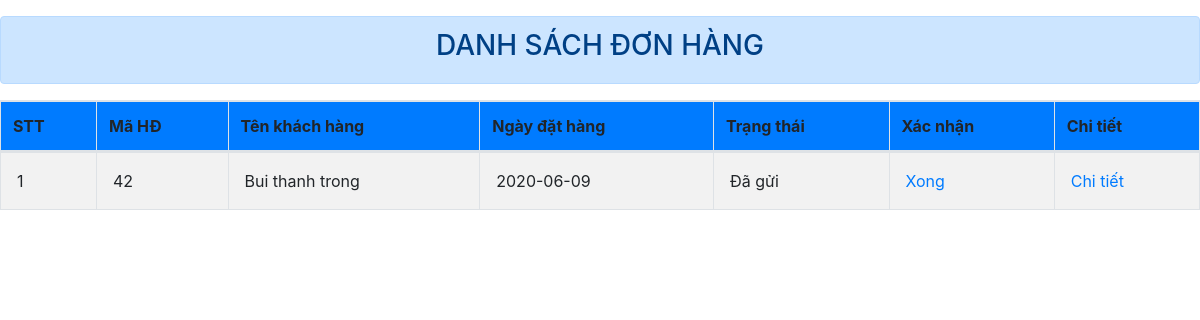
The app's page /Admin/fr_ThongKeDH.php with its own data.
### tables this page shows
CREATE TABLE `tbl_hoadon` (
  `MaHD` int(11) NOT NULL,
  `IDKH` int(11) NOT NULL,
  `HoTen` varchar(50) NOT NULL,
  `SDT` varchar(12) NOT NULL,
  `Email` varchar(100) NOT NULL,
  `DiaChiNhan` varchar(100) NOT NULL,
  `NgayDatHang` date NOT NULL,
  `TrangThai` int(11) NOT NULL
);

### Admin/fr_ThongKeDH.php (the view, shortened to what this page needs)
<!DOCTYPE html>
<html>
<head>
    <link href="css/bootstrap.min.css" rel="stylesheet" />
    <link href="css/dataTables.bootstrap.min.css" rel="stylesheet" />
</head>
<body>
<div class="alert alert-primary mt-3 text-center" role="alert">
    <h3>DANH SÁCH ĐƠN HÀNG</h3>
</div>
    <table id="example" class="table table-striped table-bordered" cellspacing="0">
        <thead>
            <tr class="bg-primary">
                <th>STT</th>
                <th>Mã HĐ</th>
                <th>Tên khách hàng</th>
                <th>Ngày đặt hàng</th>
                <th>Trạng thái</th>
                <th>Xác nhận</th>
                <th>Chi tiết</th>
            </tr>
        </thead>
        <tbody>
        <?php
                require("../connect/connect.php");
                $sql="select * from tbl_hoadon";
                $query = mysqli_query($con,$sql);
                $i=1;
                    while ($row = mysqli_fetch_assoc($query)){?>
                    <tr>
                        <td class='p-3'><?php echo $i;?></td>
                        <td class='p-3'><?php echo $row ['MaHD'];?></td>
                        <td class='p-3'><?php echo $row ['HoTen'];?></td>
                        <td class='p-3'><?php echo $row ['NgayDatHang'];?></td>
                        <td class='p-3'>
                            <?php
                                if($row ['TrangThai'] == 0){
                                    echo "Chưa xác nhận";
                                }if($row ['TrangThai'] == 1){
                                    echo "Đã xác nhận";
                                }if($row ['TrangThai'] == 2){
                                    echo "Đang giao hàng";
                                }if($row ['TrangThai'] == 3){
                                    echo "Đã gửi";
                                }if($row ['TrangThai'] == 4){
                                    echo "Hoàn tất";
                                }if($row ['TrangThai'] == 5){
                                    echo "Đã hủy";
                                }
                            ?>
                        </td>
                        <td class='p-3'><a href="index_admin.php?nc=xacnhan&mahd=<?php echo $row['MaHD'];?>">Xong</a></td>
                        <td class='p-3'><a href="index_admin.php?nc=chitietdh&mahd=<?php echo $row['MaHD'];?>">Chi tiết</a></td>
                    <?php
                    $i++;
                }
        ?>
        </tbody>
    </table>
</body>
</html>

### records on screen
tbl_hoadon: MaHD "42", HoTen "Bui thanh trong", NgayDatHang "2020-06-09", TrangThai "Đã gửi"
